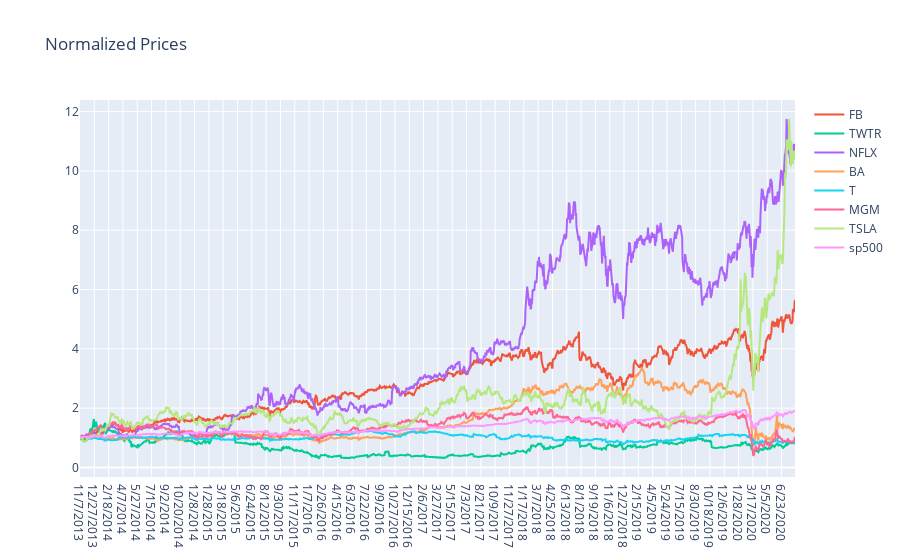

The notebook cell saved with this chart:
### Code cell
def interactive_plot(df_norm, title):
  fig = px.line(title = title)
  for i in df_norm.columns[1:]:
    fig.add_scatter(x = df_norm['Date'], y = df_norm[i], name = i)
  fig.show()

interactive_plot(df_norm, 'Normalized Prices')

### Figure 1 — Plotly figure (JSON) as saved in the notebook; plotly's stock layout.template omitted (floating-point values rounded to 4 significant figures; data arrays with more than 128 entries replaced by an {"elided": "..."} marker saying what was removed)
{"data": [{"hovertemplate": "<extra></extra>", "legendgroup": "", "line": {"color": "#636efa", "dash": "solid"}, "marker": {"symbol": "circle"}, "mode": "lines", "name": "", "orientation": "v", "showlegend": false, "type": "scatter", "xaxis": "x", "yaxis": "y"}, {"name": "FB", "type": "scatter", "x": {"elided": "1699 str values"}, "y": {"elided": "1699 float values"}}, {"name": "TWTR", "type": "scatter", "x": {"elided": "1699 str values"}, "y": {"elided": "1699 float values"}}, {"name": "NFLX", "type": "scatter", "x": {"elided": "1699 str values"}, "y": {"elided": "1699 float values"}}, {"name": "BA", "type": "scatter", "x": {"elided": "1699 str values"}, "y": {"elided": "1699 float values"}}, {"name": "T", "type": "scatter", "x": {"elided": "1699 str values"}, "y": {"elided": "1699 float values"}}, {"name": "MGM", "type": "scatter", "x": {"elided": "1699 str values"}, "y": {"elided": "1699 float values"}}, {"name": "TSLA", "type": "scatter", "x": {"elided": "1699 str values"}, "y": {"elided": "1699 float values"}}, {"name": "sp500", "type": "scatter", "x": {"elided": "1699 str values"}, "y": {"elided": "1699 float values"}}], "layout": {"legend": {"tracegroupgap": 0}, "title": {"text": "Normalized Prices"}, "xaxis": {"anchor": "y", "domain": [0, 1]}, "yaxis": {"anchor": "x", "domain": [0, 1]}}}
